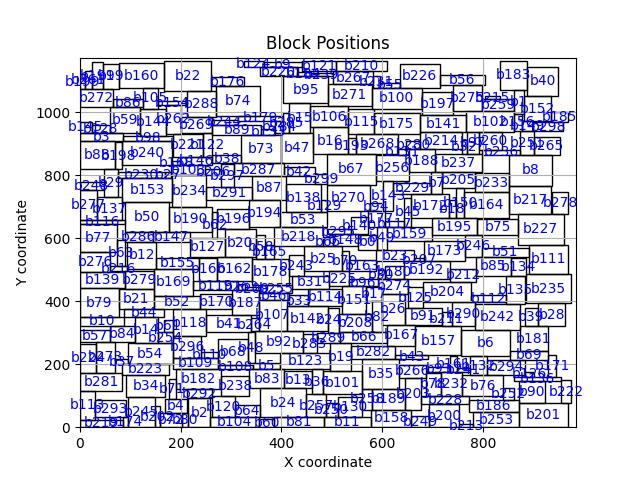

The Python source for this figure:
import matplotlib.pyplot as plt
import matplotlib.patches as patches

# Defining the blocks with their dimensions and positions
blocks = {}

data_in = open("sample.in", "r")
line_in = data_in.readlines()
data_out = open("sample.out", "r")
line_out = data_out.readlines()

for i in range(len(line_in) - 1):
    list_1 = line_in[i+1].split()
    list_2 = line_out[i+2].split()
    
    if len(list_2) == 4:
        blocks[list_1[0]] = {"length": int(list_1[1]), "width": int(list_1[2]), "x": int(list_2[1]), "y": int(list_2[2])}
    else:
        blocks[list_1[0]] = {"length": int(list_1[2]), "width": int(list_1[1]), "x": int(list_2[1]), "y": int(list_2[2])}
        
# Setting up the plot
fig, ax = plt.subplots()
ax.set_title('Block Positions')
ax.set_xlabel('X coordinate')
ax.set_ylabel('Y coordinate')

# Adding each block as a rectangle to the plot
for block_id, block in blocks.items():
    rect = patches.Rectangle(
        (block["x"], block["y"]), block["width"], block["length"], 
        linewidth=1, edgecolor='black', facecolor='none', label=block_id
    )
    ax.add_patch(rect)
    # Adding the block ID text inside the rectangle
    plt.text(block["x"] + block["width"]/2, block["y"] + block["length"]/2, block_id, 
             ha='center', va='center', color='blue')

# Adjusting the plot limits and showing the plot
ax.set_xlim(0, max(block["x"] + block["width"] for block in blocks.values()) + 10)
ax.set_ylim(0, max(block["y"] + block["length"] for block in blocks.values()) + 10)
plt.grid(True)
plt.savefig("check.jpg")
